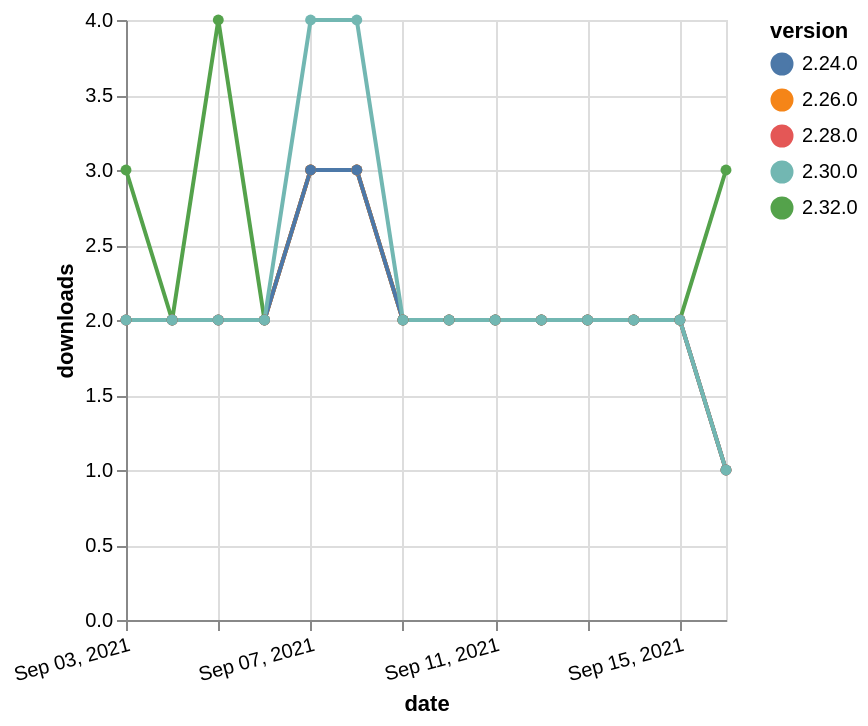

Source (Vega-Lite JSON):
### Vega-Lite specification from a JSON file in a GitHub repository (floating-point values rounded to 4 significant figures)
{"$schema": "https://vega.github.io/schema/vega-lite/v5.json", "description": "A simple bar chart with embedded data.", "data": {"values": [{"date": "2021-09-03", "total": 226, "delta": 3, "version": "2.32.0"}, {"date": "2021-09-04", "total": 228, "delta": 2, "version": "2.32.0"}, {"date": "2021-09-05", "total": 232, "delta": 4, "version": "2.32.0"}, {"date": "2021-09-06", "total": 234, "delta": 2, "version": "2.32.0"}, {"date": "2021-09-07", "total": 237, "delta": 3, "version": "2.32.0"}, {"date": "2021-09-08", "total": 240, "delta": 3, "version": "2.32.0"}, {"date": "2021-09-09", "total": 242, "delta": 2, "version": "2.32.0"}, {"date": "2021-09-10", "total": 244, "delta": 2, "version": "2.32.0"}, {"date": "2021-09-11", "total": 246, "delta": 2, "version": "2.32.0"}, {"date": "2021-09-12", "total": 248, "delta": 2, "version": "2.32.0"}, {"date": "2021-09-13", "total": 250, "delta": 2, "version": "2.32.0"}, {"date": "2021-09-14", "total": 252, "delta": 2, "version": "2.32.0"}, {"date": "2021-09-15", "total": 254, "delta": 2, "version": "2.32.0"}, {"date": "2021-09-16", "total": 257, "delta": 3, "version": "2.32.0"}, {"date": "2021-09-03", "total": 1011, "delta": 2, "version": "2.28.0"}, {"date": "2021-09-04", "total": 1013, "delta": 2, "version": "2.28.0"}, {"date": "2021-09-05", "total": 1015, "delta": 2, "version": "2.28.0"}, {"date": "2021-09-06", "total": 1017, "delta": 2, "version": "2.28.0"}, {"date": "2021-09-07", "total": 1020, "delta": 3, "version": "2.28.0"}, {"date": "2021-09-08", "total": 1023, "delta": 3, "version": "2.28.0"}, {"date": "2021-09-09", "total": 1025, "delta": 2, "version": "2.28.0"}, {"date": "2021-09-10", "total": 1027, "delta": 2, "version": "2.28.0"}, {"date": "2021-09-11", "total": 1029, "delta": 2, "version": "2.28.0"}, {"date": "2021-09-12", "total": 1031, "delta": 2, "version": "2.28.0"}, {"date": "2021-09-13", "total": 1033, "delta": 2, "version": "2.28.0"}, {"date": "2021-09-14", "total": 1035, "delta": 2, "version": "2.28.0"}, {"date": "2021-09-15", "total": 1037, "delta": 2, "version": "2.28.0"}, {"date": "2021-09-16", "total": 1038, "delta": 1, "version": "2.28.0"}, {"date": "2021-09-03", "total": 1478, "delta": 2, "version": "2.26.0"}, {"date": "2021-09-04", "total": 1480, "delta": 2, "version": "2.26.0"}, {"date": "2021-09-05", "total": 1482, "delta": 2, "version": "2.26.0"}, {"date": "2021-09-06", "total": 1484, "delta": 2, "version": "2.26.0"}, {"date": "2021-09-07", "total": 1487, "delta": 3, "version": "2.26.0"}, {"date": "2021-09-08", "total": 1490, "delta": 3, "version": "2.26.0"}, {"date": "2021-09-09", "total": 1492, "delta": 2, "version": "2.26.0"}, {"date": "2021-09-10", "total": 1494, "delta": 2, "version": "2.26.0"}, {"date": "2021-09-11", "total": 1496, "delta": 2, "version": "2.26.0"}, {"date": "2021-09-12", "total": 1498, "delta": 2, "version": "2.26.0"}, {"date": "2021-09-13", "total": 1500, "delta": 2, "version": "2.26.0"}, {"date": "2021-09-14", "total": 1502, "delta": 2, "version": "2.26.0"}, {"date": "2021-09-15", "total": 1504, "delta": 2, "version": "2.26.0"}, {"date": "2021-09-16", "total": 1505, "delta": 1, "version": "2.26.0"}, {"date": "2021-09-03", "total": 1678, "delta": 2, "version": "2.24.0"}, {"date": "2021-09-04", "total": 1680, "delta": 2, "version": "2.24.0"}, {"date": "2021-09-05", "total": 1682, "delta": 2, "version": "2.24.0"}, {"date": "2021-09-06", "total": 1684, "delta": 2, "version": "2.24.0"}, {"date": "2021-09-07", "total": 1687, "delta": 3, "version": "2.24.0"}, {"date": "2021-09-08", "total": 1690, "delta": 3, "version": "2.24.0"}, {"date": "2021-09-09", "total": 1692, "delta": 2, "version": "2.24.0"}, {"date": "2021-09-10", "total": 1694, "delta": 2, "version": "2.24.0"}, {"date": "2021-09-11", "total": 1696, "delta": 2, "version": "2.24.0"}, {"date": "2021-09-12", "total": 1698, "delta": 2, "version": "2.24.0"}, {"date": "2021-09-13", "total": 1700, "delta": 2, "version": "2.24.0"}, {"date": "2021-09-14", "total": 1702, "delta": 2, "version": "2.24.0"}, {"date": "2021-09-15", "total": 1704, "delta": 2, "version": "2.24.0"}, {"date": "2021-09-16", "total": 1705, "delta": 1, "version": "2.24.0"}, {"date": "2021-09-03", "total": 711, "delta": 2, "version": "2.30.0"}, {"date": "2021-09-04", "total": 713, "delta": 2, "version": "2.30.0"}, {"date": "2021-09-05", "total": 715, "delta": 2, "version": "2.30.0"}, {"date": "2021-09-06", "total": 717, "delta": 2, "version": "2.30.0"}, {"date": "2021-09-07", "total": 721, "delta": 4, "version": "2.30.0"}, {"date": "2021-09-08", "total": 725, "delta": 4, "version": "2.30.0"}, {"date": "2021-09-09", "total": 727, "delta": 2, "version": "2.30.0"}, {"date": "2021-09-10", "total": 729, "delta": 2, "version": "2.30.0"}, {"date": "2021-09-11", "total": 731, "delta": 2, "version": "2.30.0"}, {"date": "2021-09-12", "total": 733, "delta": 2, "version": "2.30.0"}, {"date": "2021-09-13", "total": 735, "delta": 2, "version": "2.30.0"}, {"date": "2021-09-14", "total": 737, "delta": 2, "version": "2.30.0"}, {"date": "2021-09-15", "total": 739, "delta": 2, "version": "2.30.0"}, {"date": "2021-09-16", "total": 740, "delta": 1, "version": "2.30.0"}]}, "width": "container", "mark": {"type": "line", "point": {"filled": true}}, "encoding": {"x": {"field": "date", "type": "temporal", "timeUnit": "yearmonthdate", "title": "date", "axis": {"labelAngle": -15}}, "y": {"field": "delta", "type": "quantitative", "title": "downloads"}, "color": {"field": "version", "type": "nominal"}, "tooltip": {"field": "delta"}}}
